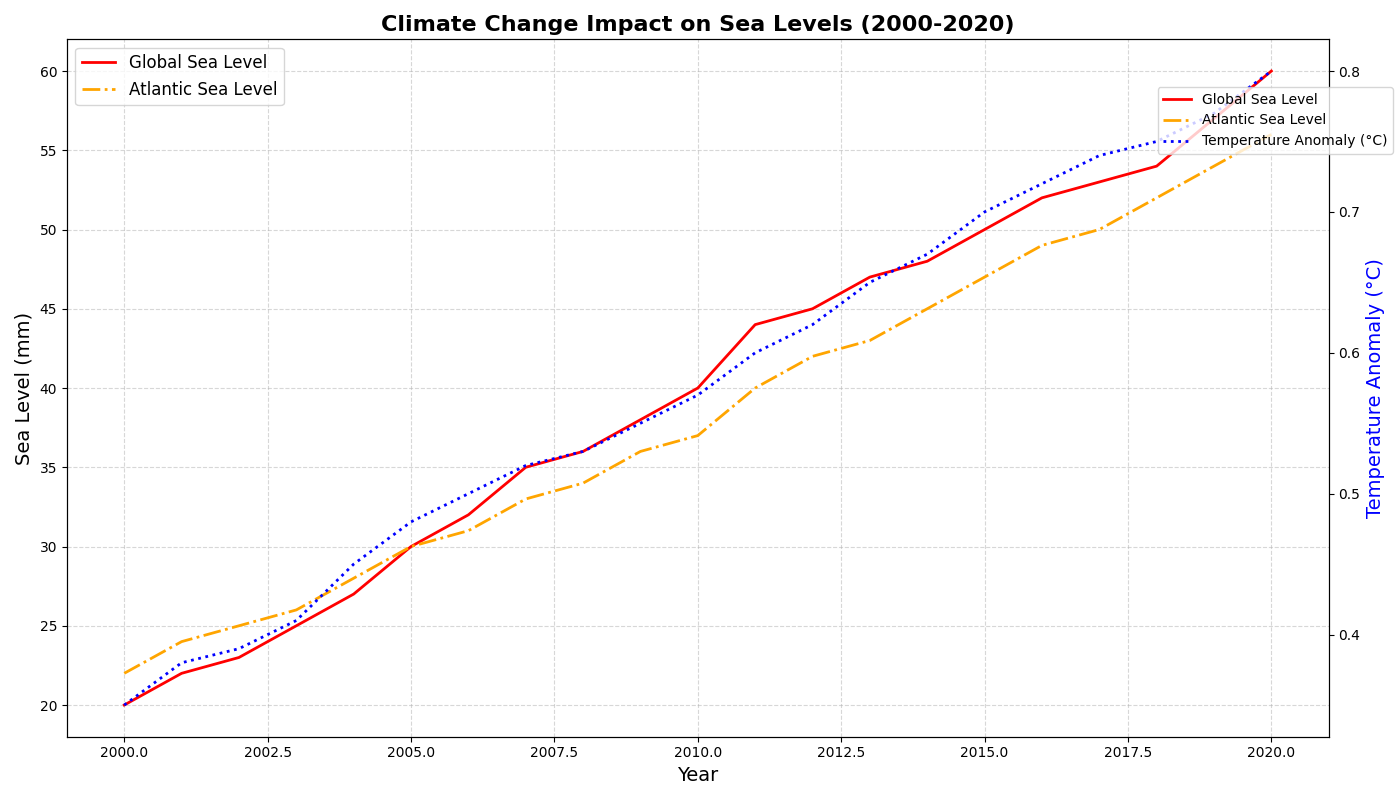

This figure's Python source:
import numpy as np
import matplotlib.pyplot as plt

# Years from 2000 to 2020
years = np.arange(2000, 2021)

# Data for sea levels in mm
sea_levels_global = np.array([20, 22, 23, 25, 27, 30, 32, 35, 36, 38, 40, 44, 45, 47, 48, 50, 52, 53, 54, 57, 60])
sea_levels_atlantic = np.array([22, 24, 25, 26, 28, 30, 31, 33, 34, 36, 37, 40, 42, 43, 45, 47, 49, 50, 52, 54, 56])

# Data: Average annual global temperature anomaly (in °C)
temp_anomaly = np.array([0.35, 0.38, 0.39, 0.41, 0.45, 0.48, 0.50, 0.52, 0.53, 0.55, 0.57, 0.60, 0.62, 0.65, 0.67, 0.70, 0.72, 0.74, 0.75, 0.77, 0.80])

# Set up the main plot
fig, ax1 = plt.subplots(figsize=(14, 8))

# Plotting sea levels with shuffled colors
ax1.plot(years, sea_levels_global, color='red', label='Global Sea Level', linewidth=2)
ax1.plot(years, sea_levels_atlantic, color='orange', linestyle='-.', label='Atlantic Sea Level', linewidth=2)

# Set the title and labels
ax1.set_title('Climate Change Impact on Sea Levels (2000-2020)', fontsize=16, weight='bold')
ax1.set_xlabel('Year', fontsize=14)
ax1.set_ylabel('Sea Level (mm)', fontsize=14)

# Adding grid to the plot
ax1.grid(True, linestyle='--', alpha=0.5)

# Adding legend
ax1.legend(loc='upper left', fontsize=12)

# Create another y-axis for temperature anomaly
ax2 = ax1.twinx()
ax2.plot(years, temp_anomaly, color='blue', linestyle=':', label='Temperature Anomaly (°C)', linewidth=2)

# Set the secondary y-axis label
ax2.set_ylabel('Temperature Anomaly (°C)', fontsize=14, color='blue')

# Adjustment to avoid overlapping and ensure tight layout
fig.tight_layout()

# Add legend for the secondary y-axis
fig.legend(loc='upper right', fontsize=10, bbox_to_anchor=(1, 0.9))

# Show the plot
plt.show()
